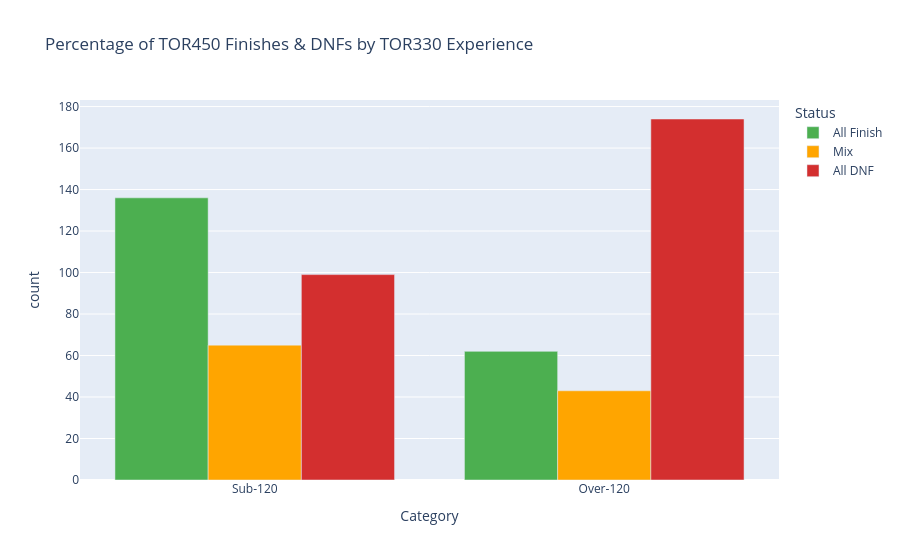

The notebook cell saved with this chart:
### Code cell
# Set a categorical column with the defined order
df_grouped["Category"] = pd.Categorical(
    df_grouped["Category"],
    categories = ['Sub-120', 'Over-120'],
    ordered=True
)
df_grouped["Status"] = pd.Categorical(
    df_grouped["Status"],
    categories = ['All Finish', 'Mix', 'All DNF'],
    ordered=True
)
df_grouped = df_grouped.sort_values(by = ["Category", "Status"], ascending =True)

# Define custom color mapping
color_map = {
    'All Finish': '#4CAF50',  # Softer green
    'Mix': '#FFA500',  # Warm orange
    'All DNF': '#D32F2F'  # Deep red
}

# Create Bar Chart with Percentage Labels
fig = px.bar(df_grouped, x="Category", y="count",
             color="Status", barmode='group',
             title="Percentage of TOR450 Finishes & DNFs by TOR330 Experience",
             color_discrete_map=color_map  # Apply custom colors
            )

fig.show()

### Figure 1 — Plotly figure (JSON) as saved in the notebook; plotly's stock layout.template omitted (floating-point values rounded to 4 significant figures)
{"data": [{"alignmentgroup": "True", "hovertemplate": "Status=All Finish<br>Category=%{x}<br>count=%{y}<extra></extra>", "legendgroup": "All Finish", "marker": {"color": "#4CAF50", "pattern": {"shape": ""}}, "name": "All Finish", "offsetgroup": "All Finish", "orientation": "v", "showlegend": true, "textposition": "auto", "type": "bar", "x": ["Sub-120", "Over-120"], "xaxis": "x", "y": [136, 62], "yaxis": "y"}, {"alignmentgroup": "True", "hovertemplate": "Status=Mix<br>Category=%{x}<br>count=%{y}<extra></extra>", "legendgroup": "Mix", "marker": {"color": "#FFA500", "pattern": {"shape": ""}}, "name": "Mix", "offsetgroup": "Mix", "orientation": "v", "showlegend": true, "textposition": "auto", "type": "bar", "x": ["Sub-120", "Over-120"], "xaxis": "x", "y": [65, 43], "yaxis": "y"}, {"alignmentgroup": "True", "hovertemplate": "Status=All DNF<br>Category=%{x}<br>count=%{y}<extra></extra>", "legendgroup": "All DNF", "marker": {"color": "#D32F2F", "pattern": {"shape": ""}}, "name": "All DNF", "offsetgroup": "All DNF", "orientation": "v", "showlegend": true, "textposition": "auto", "type": "bar", "x": ["Sub-120", "Over-120"], "xaxis": "x", "y": [99, 174], "yaxis": "y"}], "layout": {"barmode": "group", "legend": {"title": {"text": "Status"}, "tracegroupgap": 0}, "title": {"text": "Percentage of TOR450 Finishes & DNFs by TOR330 Experience"}, "xaxis": {"anchor": "y", "domain": [0, 1], "title": {"text": "Category"}}, "yaxis": {"anchor": "x", "domain": [0, 1], "title": {"text": "count"}}}}
